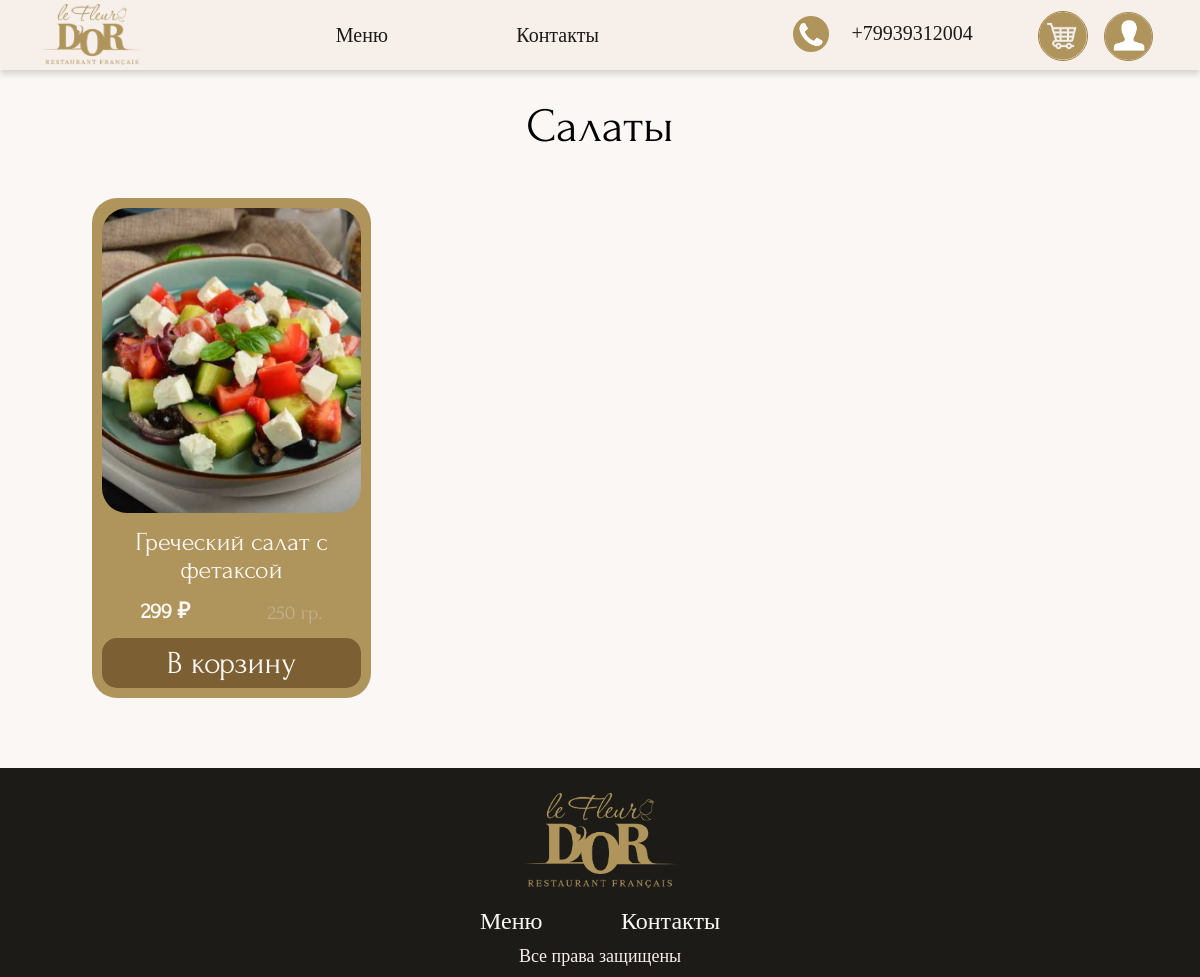
/salads.php, run on the app's committed database.
### tables this page shows
CREATE TABLE `kategory` (
  `id_kategory` int(11) NOT NULL,
  `name_kategory` varchar(255) NOT NULL,
  `photo_kategory` varchar(512) NOT NULL,
  `link_kategory` varchar(255) NOT NULL
);

CREATE TABLE `product` (
  `id_product` int(11) NOT NULL,
  `name_product` varchar(255) NOT NULL,
  `price_product` int(11) NOT NULL,
  `weight_product` varchar(255) NOT NULL,
  `units_product` varchar(255) NOT NULL,
  `photo_product` varchar(255) NOT NULL,
  `name_kategory` int(11) NOT NULL,
  `popular_product` int(11) DEFAULT '0'
);

### salads.php (the view, shortened to what this page needs)
<?php include 'template/head.php'; ?>
<?php include 'template/nav.php'; ?>
    <main>
        <div class="menu-container container">
            <div class="title">
                <?php
                include ("connect.php");
                $sql = mysqli_query($connection1, "SELECT * FROM kategory WHERE id_kategory = 2");
                while ($result = mysqli_fetch_array($sql)) {
                echo "<h2>{$result['name_kategory']}</h2>";}
                ?>
            </div>
            <div class="items">
            <?php
            include ("connect.php");
            $sql = mysqli_query($connection1, "SELECT * FROM product WHERE name_kategory = 2");
            while ($result = mysqli_fetch_array($sql)) {
                echo "<div class='item'>
                <div class='item-photo'>
                <img src={$result['photo_product']} alt=''>
            </div>
            <div class='item-info'>
                <h3>{$result['name_product']}</h3>
                <div>
                <div class='price-weight'>
                <h4>{$result['price_product']} ₽</h4>
                <p>{$result['weight_product']} {$result['units_product']}</p>
                </div>
                <div class='add-korz'>
                    <input type='hidden' name='id_product' value='{$result['id_product']}'>
                    <button id='{$result['id_product']}' onclick='addCart{$result['id_product']}()' class='add-korz-btn' type='submit' name='submit'>В корзину</button>
                </div>
                </div>
            </div>";
            echo "</div>";
            }
            ?>
            </div>
        </div>
    </main>
<?php include 'template/footer.php'; ?>

### css/styles.css (style rules this page uses)
h1,h2,h3,h4,h5,h6,p,div,body,ul,li,ol { padding: 0; margin: 0; }
body,* { box-sizing: border-box; font-family: Forum; }
body { background-color: #FAF7F4; }
.container { width: 1300px; margin: 0 auto; }
.title h2 { color: #000; font-family: Forum; font-size: 48px; font-style: normal; font-weight: 400; line-height: normal; text-align: center; }
.items { display: flex; flex-wrap: wrap; justify-content: flex-start; }
.item { width: 25%; background-color: #AF955C; padding: 10px; border-radius: 25px; margin-right: 50px; margin-left: 50px; margin-top: 45px; }
.item-info { height: 160px; margin-top: 15px; display: flex; flex-direction: column; justify-content: space-between; }
.add-korz-btn { width: 100%; height: 50px; border-radius: 15px; background: #7C6033; border: solid #7C6033; margin: 0 auto; position: relative; cursor: pointer; color: #FAF7F4; text-align: center; font-family: Forum; font-size: 32px; font-style: normal; font-weight: 400; line-height: normal; }
.menu-container { padding-top: 100px; padding-bottom: 70px; }
.item .item-photo img { width: 100%; border-radius: 25px; height: 305px; object-fit: cover; }
.item .item-info h3 { color: #FAF7F4; text-align: center; font-family: Forum; font-size: 26px; font-style: normal; font-weight: 400; line-height: normal; }
.item .price-weight { display: flex; justify-content: space-around; padding-bottom: 10px; }
.item .price-weight h4 { font-size: 22px; font-weight: bold; color: #FAF7F4; }
.item .price-weight p { color: #c1b291; font-size: 20px; }

### data on the page
kategory: name_kategory "Салаты"
product: photo_product (picture), name_product "Греческий салат с фетаксой", price_product "299", weight_product "250", units_product "гр."
